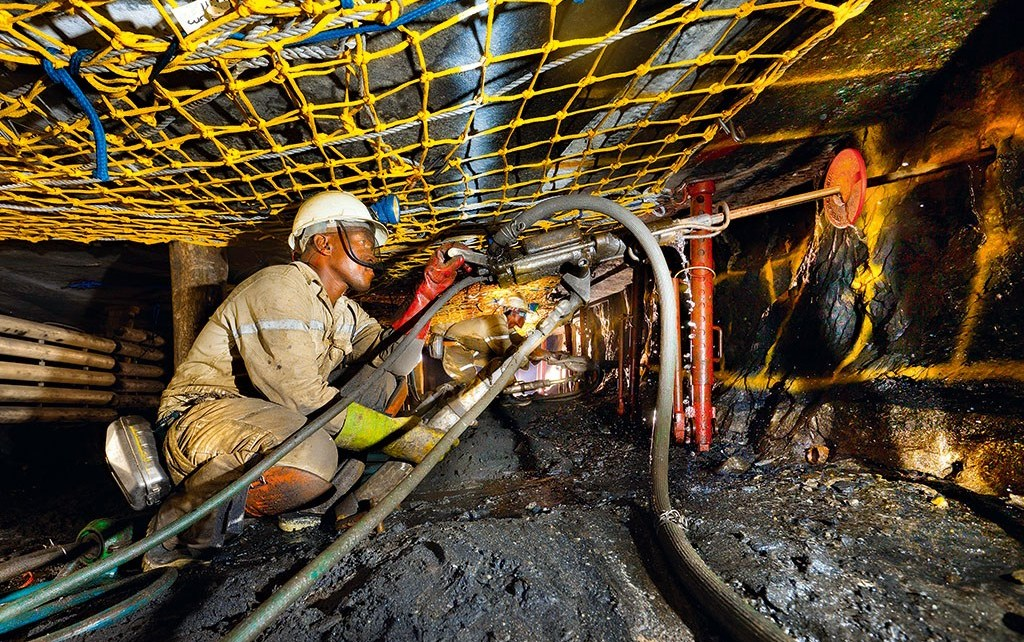
#> input picture img/mine_worker.jpg, 1024 x 642 px, found by its file name
$ python aula_01.py   (Python 2 division)
#> lines starting #> are read from the running program, lines starting #| are printed output that depends on the picture
#! /usr/local/python

import cv2
import numpy as np
import matplotlib.pyplot as plt

print "OpenCV version:", cv2.__version__


img = cv2.imread('mine_worker.jpg')
#> img is the input picture: shape (642, 1024, 3); mean B, G, R 50.8, 75.8, 91.6

print "shape tuple RGB:", img.shape
#| shape tuple RGB: (642, 1024, 3)
print "height:", img.shape[0], "width:", img.shape[1], "channels:", img.shape[2]
#| height: 642 width: 1024 channels: 3

#cv2.imshow('image', img)
#cv2.waitKey(0)


img_gray = cv2.cvtColor(img, cv2.COLOR_RGB2GRAY)
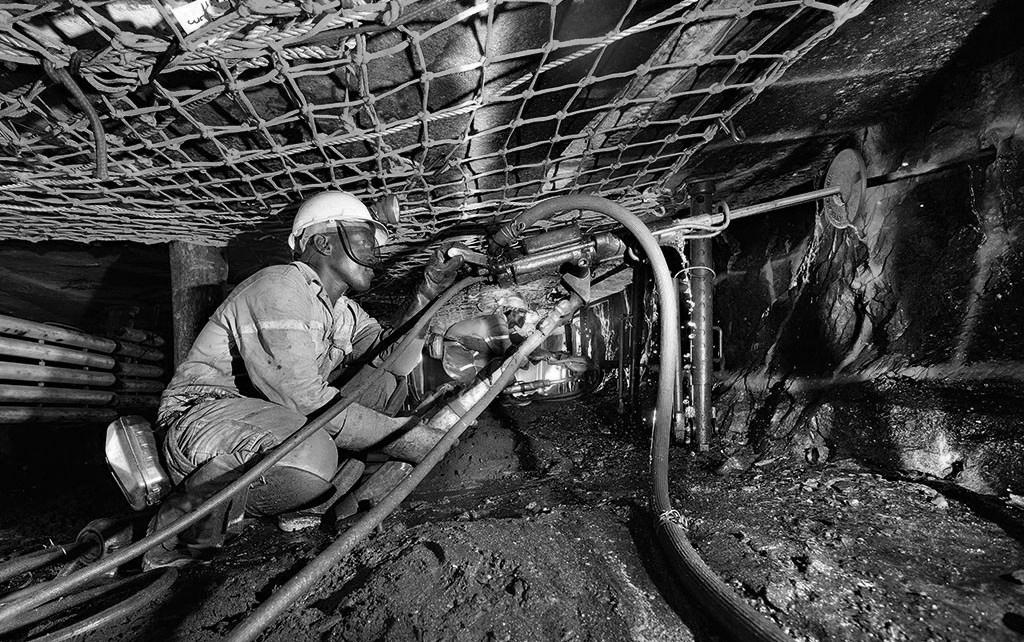
#> img_gray: shape (642, 1024); min 0, max 255, mean 70.1
print "shape tuple GRAY:", img_gray.shape
#| shape tuple GRAY: (642, 1024)
print "height:", img_gray.shape[0], "width:", img_gray.shape[1]
#| height: 642 width: 1024

# cv2.imshow('image_gray', img_gray)
# cv2.waitKey(0)

img_crop = img_gray[170:320, 260:410]
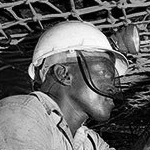
#> img_crop: shape (150, 150); min 0, max 255, mean 101.3
print "shape tuple img_crop:", img_crop.shape
#| shape tuple img_crop: (150, 150)
# cv2.imshow('image_gray', img_crop)
# cv2.waitKey(0)

img_roi = img.copy()
cv2.rectangle(img_roi, (110,170), (540, 610), (255, 0, 0), 4)
cv2.rectangle(img_roi, (420, 250), (550, 450), (0, 0, 198), 4)
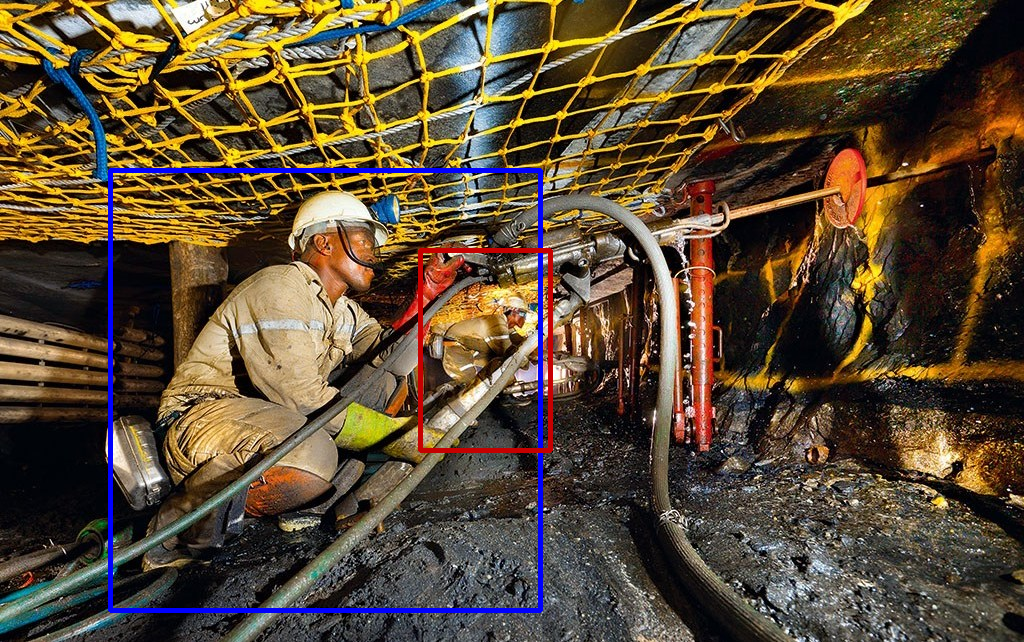
#> img_roi: shape (642, 1024, 3); mean B, G, R 53, 74.2, 90.8
cv2.imshow('img_roi', img_roi)
cv2.waitKey(0)

$ run again, with img/bike.jpg copied over img/mine_worker.jpg
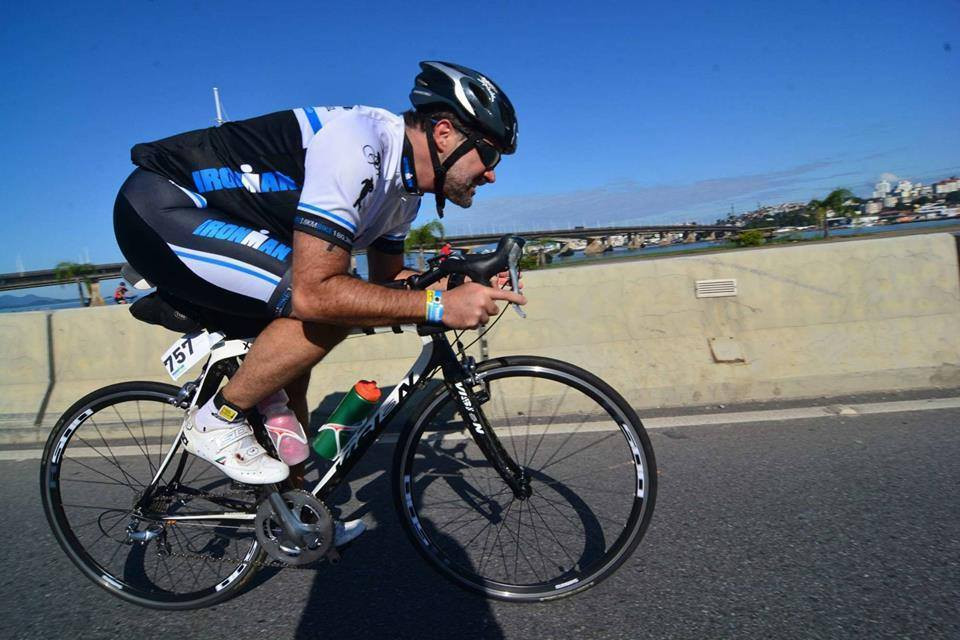
#> input picture img/bike.jpg, 960 x 640 px, found by its file name
#> img is the input picture: shape (640, 960, 3); mean B, G, R 125.6, 104.5, 88.4
#| shape tuple RGB: (640, 960, 3)
#| height: 640 width: 960 channels: 3
#| shape tuple GRAY: (640, 960)
#| height: 640 width: 960
#> `img_crop = img_gray[170:320, 260:410]`:
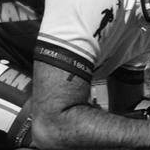
#> img_crop: shape (150, 150); min 0, max 251, mean 90.8
#| shape tuple img_crop: (150, 150)
#> `cv2.rectangle(img_roi, (420, 250), (550, 450), (0, 0, 198), 4)`:
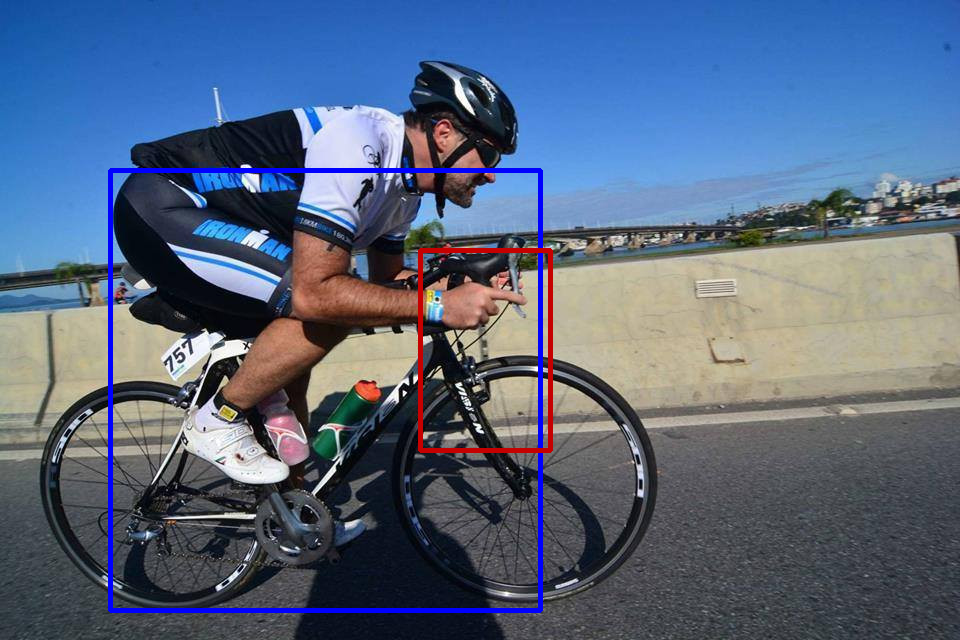
#> img_roi: shape (640, 960, 3); mean B, G, R 127.1, 102.5, 87.6

$ run again, with img/box_in_table.jpg copied over img/mine_worker.jpg
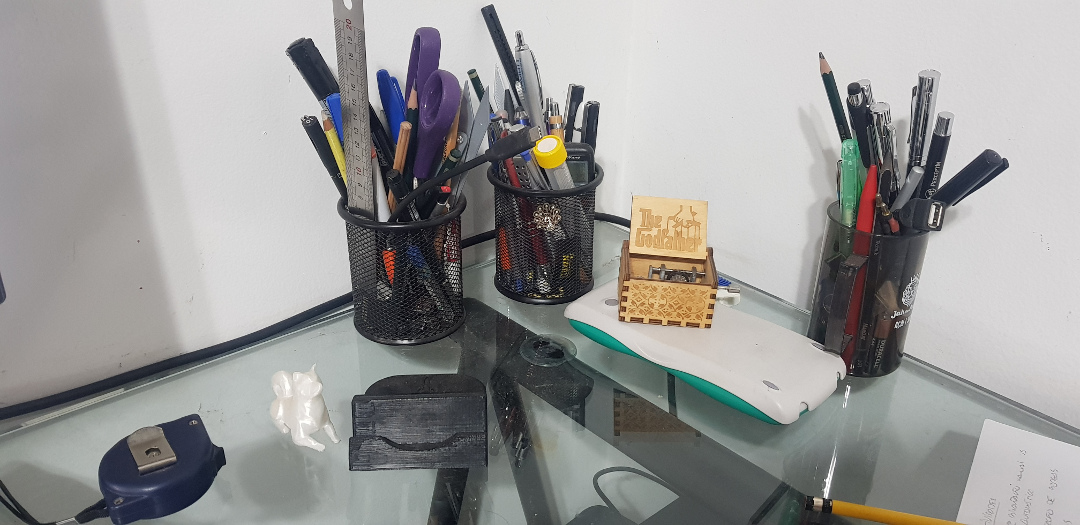
#> input picture img/box_in_table.jpg, 1080 x 525 px, found by its file name
#> img is the input picture: shape (525, 1080, 3); mean B, G, R 151.4, 152.6, 153
#| shape tuple RGB: (525, 1080, 3)
#| height: 525 width: 1080 channels: 3
#| shape tuple GRAY: (525, 1080)
#| height: 525 width: 1080
#> `img_crop = img_gray[170:320, 260:410]`:
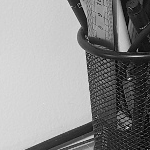
#> img_crop: shape (150, 150); min 0, max 253, mean 143
#| shape tuple img_crop: (150, 150)
#> `cv2.rectangle(img_roi, (420, 250), (550, 450), (0, 0, 198), 4)`:
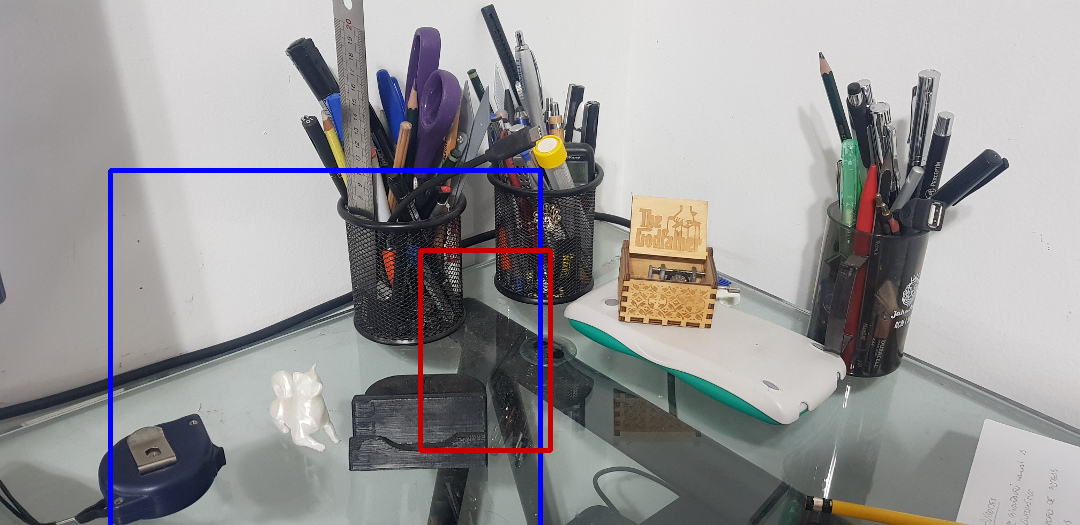
#> img_roi: shape (525, 1080, 3); mean B, G, R 152.4, 151, 152.6
